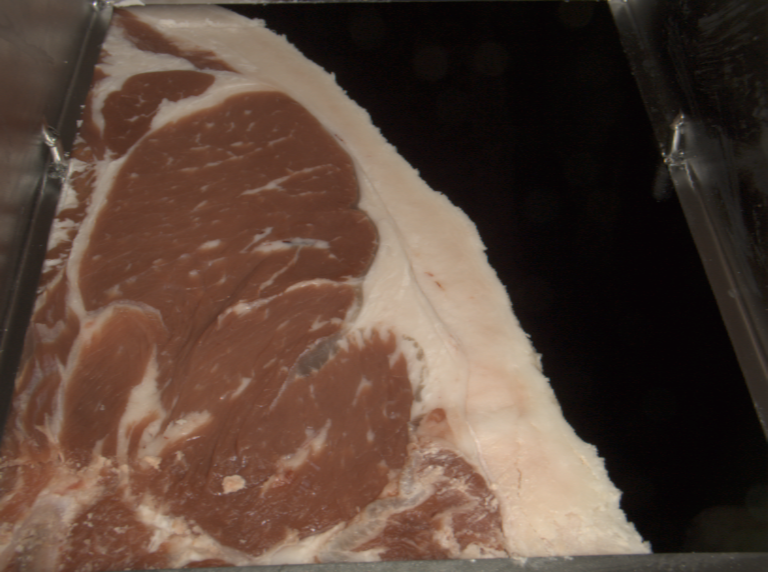
#> input picture smallvalset/00001007-2.tif, 768 x 572 px, found by its file name
$ python testCV.py
#> lines starting #> are read from the running program, lines starting #| are printed output that depends on the picture; after the words box and inside, x2 and y2 are one past the last pixel; in counts of white or black regions, pixels touching at a corner belong together; long printed decimals are rounded
import cv2
import numpy as np

# Function to preprocess an image
def preprocess_image(image_path):
    # Read the image in grayscale
    gray_img = cv2.imread(image_path, cv2.IMREAD_GRAYSCALE)
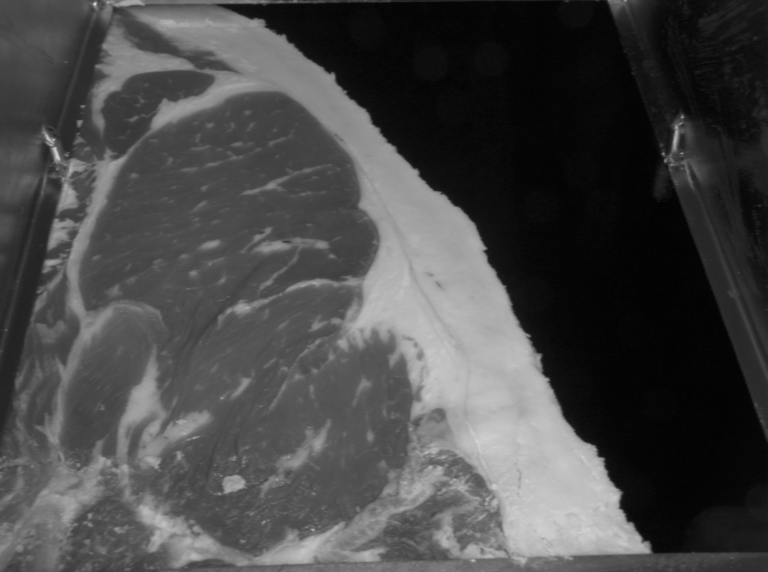
#> gray_img: shape (572, 768); min 3, max 218, mean 72.1

    # Apply thresholding to segment the meat portion
    _, binary_img = cv2.threshold(gray_img, 110, 255, cv2.THRESH_BINARY)
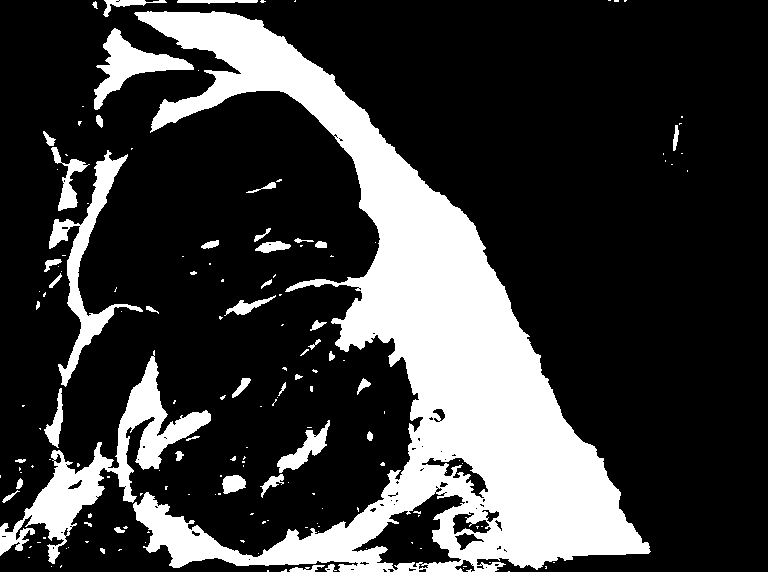
#> binary_img: shape (572, 768); 23.4% white; 162 white regions (115 under 20 px), largest, box (x1, y1, x2, y2) and area: (133, 11, 651, 572) 81159, (0, 350, 211, 564) 8832, (49, 150, 143, 387) 4004

    # Invert the binary image
    binary_img = cv2.bitwise_not(binary_img)
#> binary_img: shape (572, 768); 76.6% white; 162 black regions (115 under 20 px)

    # Find contours in the binary image
    contours, _ = cv2.findContours(binary_img, cv2.RETR_EXTERNAL, cv2.CHAIN_APPROX_SIMPLE)
#> contours = 54 contours, 45 with area under 20; largest, box (x1, y1, x2, y2) and area: (0, 0, 768, 572) 339459, (352, 486, 465, 570) 3439, (422, 458, 488, 498) 562, (453, 512, 491, 534) 378, (455, 533, 484, 550) 173

    # Find the contour with the largest area
    largest_contour = max(contours, key=cv2.contourArea)
#> largest_contour = contour of 2469 points, box (x1, y1, x2, y2) (0, 0, 768, 572), area 339459

    # Create a mask for the largest contour
    mask = np.zeros_like(gray_img)
    cv2.drawContours(mask, [largest_contour], -1, 255, thickness=cv2.FILLED)
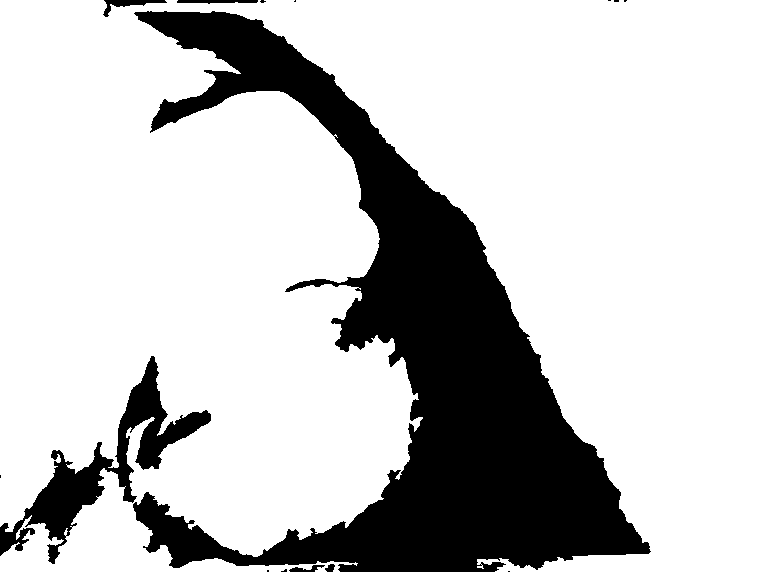
#> mask: shape (572, 768); 78% white; 15 black regions (9 under 20 px), largest, box (x1, y1, x2, y2) and area: (133, 11, 651, 572) 86760, (0, 356, 211, 564) 8887, (103, 0, 167, 17) 338, (177, 0, 258, 4) 240, (289, 565, 325, 572) 122, (325, 564, 335, 572) 55

    # Apply the mask to the original grayscale image to extract the meat portion
    meat_portion = cv2.bitwise_and(gray_img, gray_img, mask=mask)
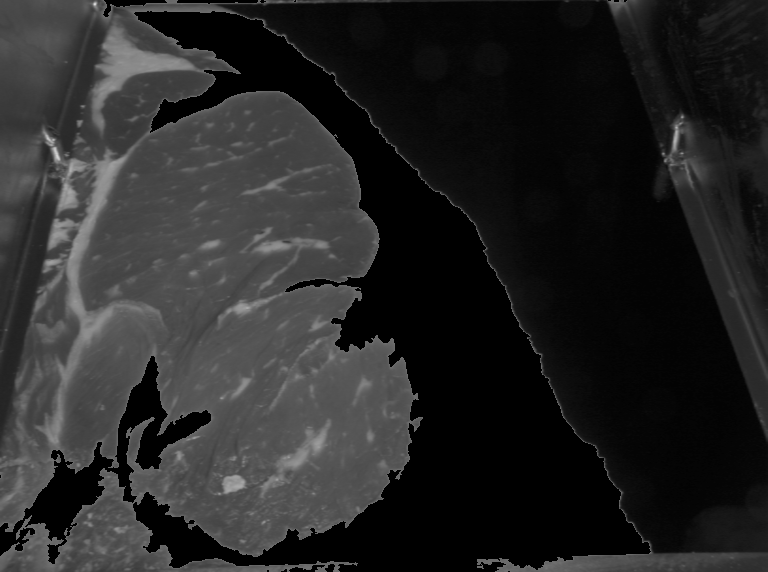
#> meat_portion: shape (572, 768); min 0, max 218, mean 38.4

    return meat_portion

# Function to extract features from an image
def extract_features(image):
    # Define thresholds for fat and meat
    fat_threshold = 100
    meat_threshold = 200

    # Calculate the total number of pixels in the image
    total_pixels = image.shape[0] * image.shape[1]
#> total_pixels = 439296

    # Initialize counters for fat and meat pixels
    fat_pixels = 0
    meat_pixels = 0

    # Iterate through each pixel in the image
    for row in image:
        for pixel in row:
            if pixel < fat_threshold:
                fat_pixels += 1
            elif fat_threshold <= pixel < meat_threshold:
                meat_pixels += 1
#> after the loop, fat_pixels = 415374; meat_pixels = 23910

    # Calculate the percentage of fat and meat pixels
    fat_percentage = (fat_pixels / total_pixels) * 100
#> fat_percentage = 94.55
    meat_percentage = (meat_pixels / total_pixels) * 100
#> meat_percentage = 5.44

    return fat_percentage, meat_percentage


# Load an example image
image_path = './Path1 Challenge Images for Validation/00001007-2.tif'

# Preprocess the image
processed_image = preprocess_image(image_path)

# Extract features from the processed image
features = extract_features(processed_image)
#> features = (94.55, 5.44)

# Display the processed image and extracted features
cv2.imshow('Processed Image', processed_image)
print('Percentage of Gray Fat Content:', features)
#| Percentage of Gray Fat Content: (94.554, 5.443)
cv2.waitKey(0)
cv2.destroyAllWindows()

$ run again, with smallvalset/00001001-2.tif copied over smallvalset/00001007-2.tif
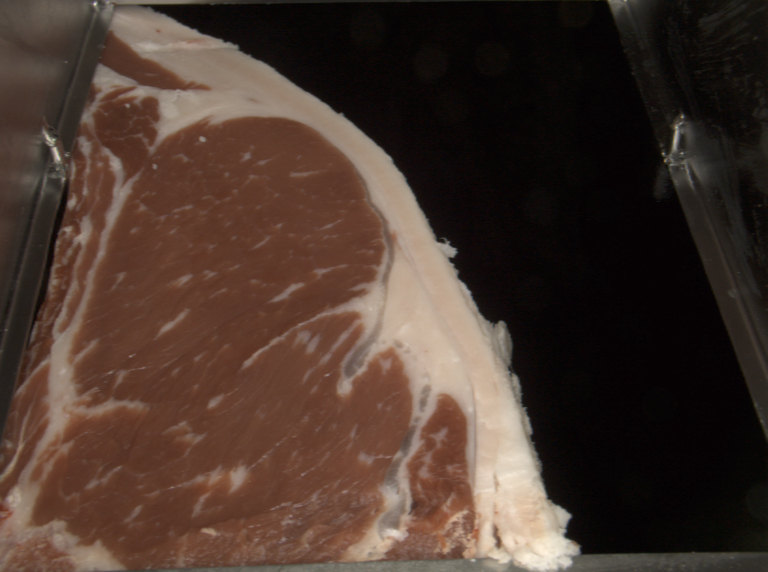
#> input picture smallvalset/00001001-2.tif, 768 x 572 px, found by its file name
#> in preprocess_image, `_, binary_img = cv2.threshold(gray_img, 110, 255, cv2.THRESH_BINARY)`:
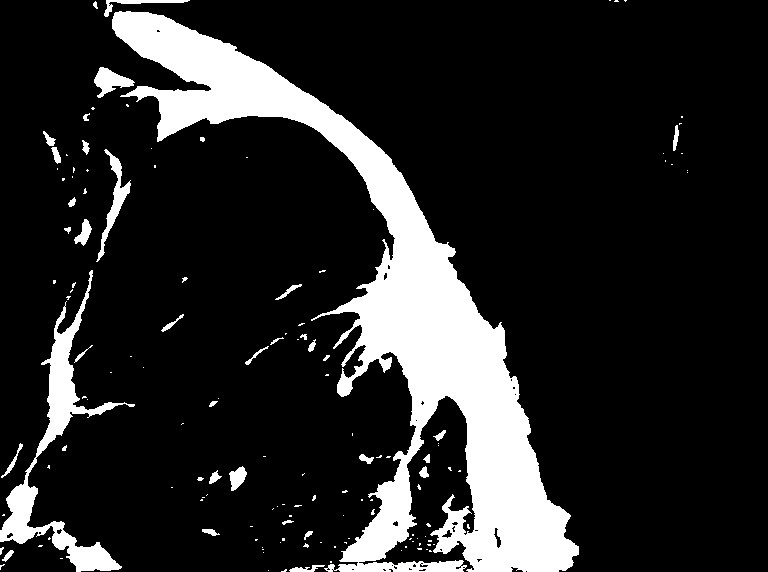
#> binary_img: shape (572, 768); 15.3% white; 142 white regions (104 under 20 px), largest, box (x1, y1, x2, y2) and area: (112, 11, 579, 572) 56106, (0, 270, 135, 572) 6381, (96, 149, 131, 262) 851
#> contours = 33 contours, 28 with area under 20; largest, box (x1, y1, x2, y2) and area: (0, 0, 768, 572) 363080, (359, 396, 475, 572) 7514, (0, 526, 76, 572) 2089, (494, 528, 501, 548) 38, (442, 530, 452, 538) 25
#> largest_contour = contour of 1883 points, box (x1, y1, x2, y2) (0, 0, 768, 572), area 363080
#> mask: shape (572, 768); 83.3% white; 8 black regions (4 under 20 px), largest, box (x1, y1, x2, y2) and area: (112, 11, 579, 572) 64277, (0, 270, 135, 572) 8651, (104, 0, 190, 17) 327, (289, 565, 325, 572) 129
#> in preprocess_image, `meat_portion = cv2.bitwise_and(gray_img, gray_img, mask=mask)`:
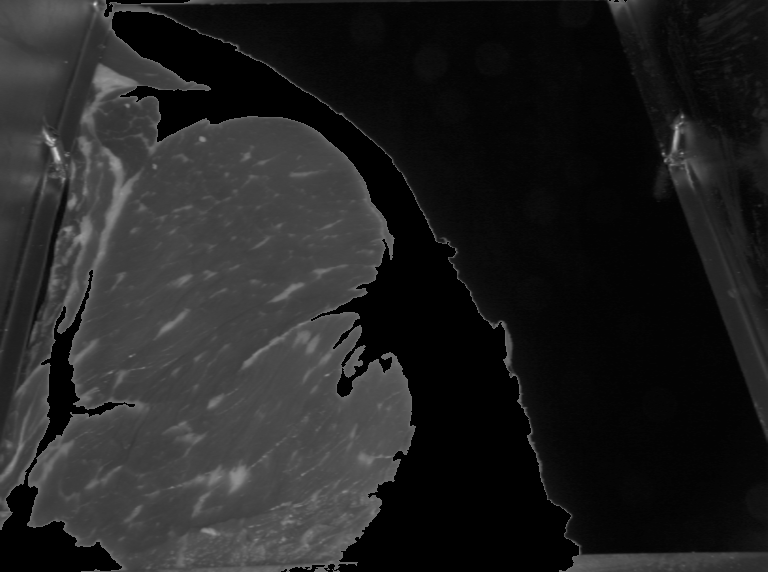
#> meat_portion: shape (572, 768); min 0, max 209, mean 34.4
#> after the loop in extract_features, `for row in image:`: fat_pixels = 427498; meat_pixels = 11790
#> fat_percentage = 97.31
#> meat_percentage = 2.68
#> features = (97.31, 2.68)
#| Percentage of Gray Fat Content: (97.314, 2.684)

$ run again, with smallvalset/00001002-2.tif copied over smallvalset/00001007-2.tif
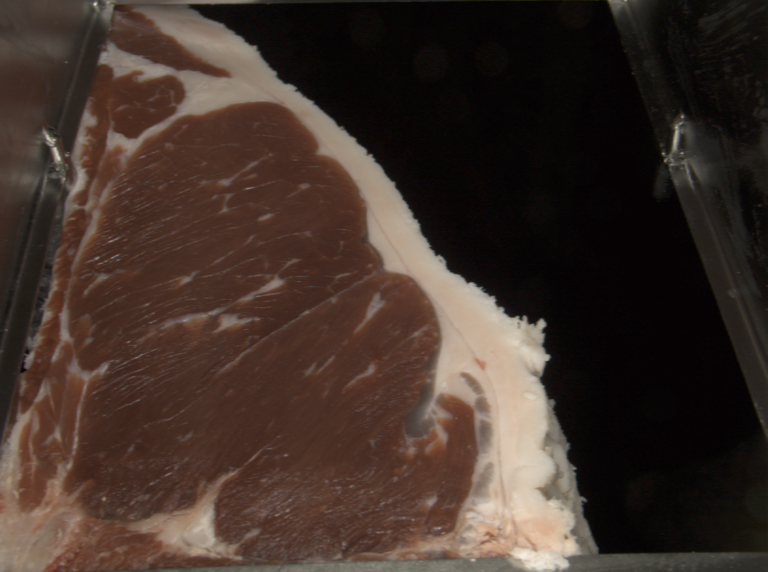
#> input picture smallvalset/00001002-2.tif, 768 x 572 px, found by its file name
#> in preprocess_image, `_, binary_img = cv2.threshold(gray_img, 110, 255, cv2.THRESH_BINARY)`:
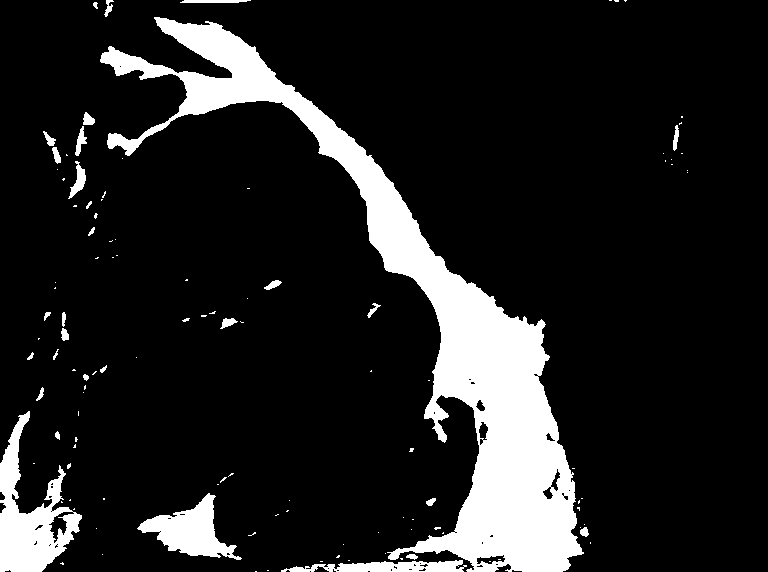
#> binary_img: shape (572, 768); 13% white; 115 white regions (85 under 20 px), largest, box (x1, y1, x2, y2) and area: (100, 17, 584, 572) 44867, (0, 411, 82, 572) 5570, (137, 493, 242, 560) 2984
#> contours = 42 contours, 32 with area under 20; largest, box (x1, y1, x2, y2) and area: (0, 0, 768, 572) 383650, (477, 555, 505, 564) 108, (543, 469, 560, 499) 106, (479, 422, 488, 445) 90, (495, 564, 511, 572) 51
#> largest_contour = contour of 1724 points, box (x1, y1, x2, y2) (0, 0, 768, 572), area 383650
#> mask: shape (572, 768); 87.9% white; 9 black regions (4 under 20 px), largest, box (x1, y1, x2, y2) and area: (100, 17, 584, 572) 45498, (0, 411, 82, 572) 5686, (281, 560, 464, 572) 1515, (180, 0, 251, 3) 191, (104, 0, 114, 17) 78
#> in preprocess_image, `meat_portion = cv2.bitwise_and(gray_img, gray_img, mask=mask)`:
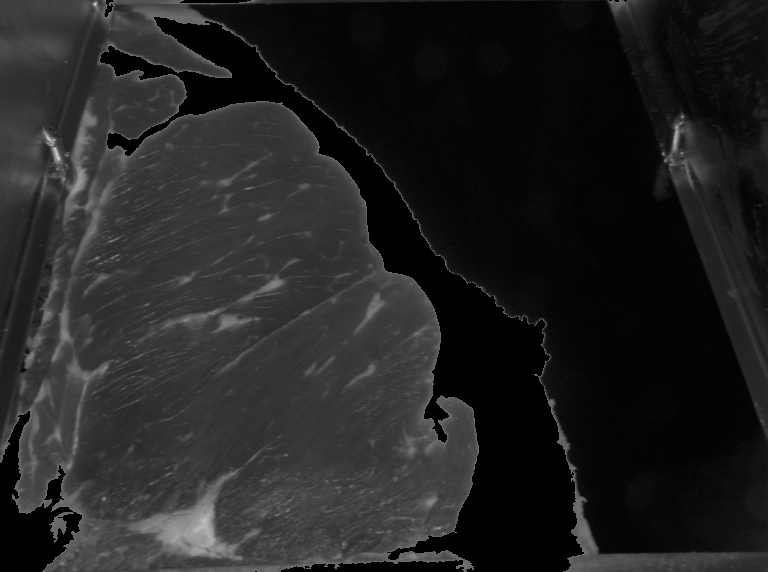
#> meat_portion: shape (572, 768); min 0, max 212, mean 34.3
#> after the loop in extract_features, `for row in image:`: fat_pixels = 427109; meat_pixels = 12182
#> fat_percentage = 97.23
#> meat_percentage = 2.77
#> features = (97.23, 2.77)
#| Percentage of Gray Fat Content: (97.226, 2.773)

$ run again, with smallvalset/00001003-2.tif copied over smallvalset/00001007-2.tif
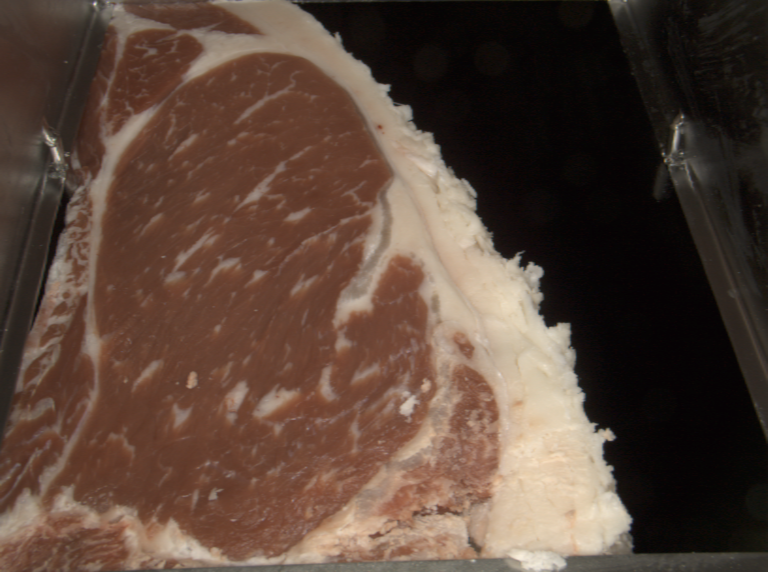
#> input picture smallvalset/00001003-2.tif, 768 x 572 px, found by its file name
#> in preprocess_image, `_, binary_img = cv2.threshold(gray_img, 110, 255, cv2.THRESH_BINARY)`:
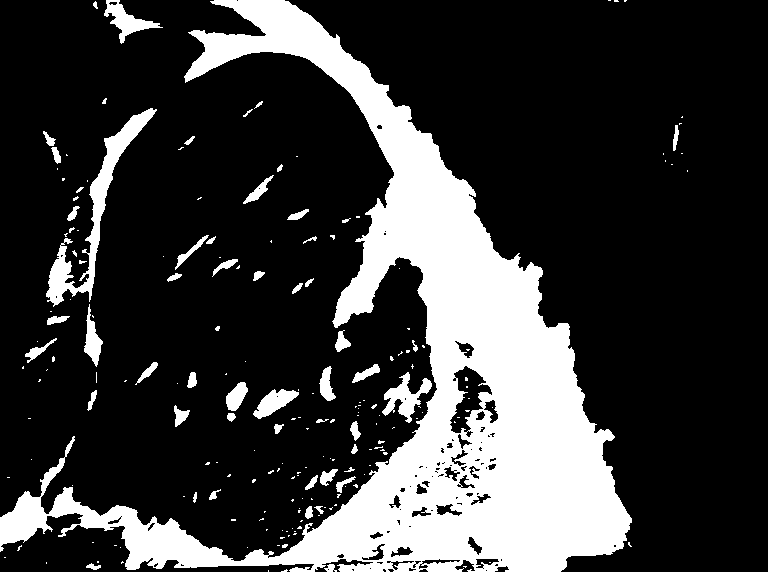
#> binary_img: shape (572, 768); 22.6% white; 200 white regions (147 under 20 px), largest, box (x1, y1, x2, y2) and area: (0, 0, 632, 572) 87374, (46, 108, 157, 307) 3511, (382, 372, 432, 423) 982
#> contours = 87 contours, 59 with area under 20; largest, box (x1, y1, x2, y2) and area: (0, 0, 437, 561) 189949, (285, 0, 768, 572) 148266, (0, 513, 314, 572) 5976, (450, 366, 492, 437) 1194, (315, 559, 373, 572) 146
#> largest_contour = contour of 1058 points, box (x1, y1, x2, y2) (0, 0, 437, 561), area 189949
#> mask: shape (572, 768); 43.5% white; 1 white region, box (x1, y1, x2, y2) and area: (0, 0, 437, 561) 191221
#> in preprocess_image, `meat_portion = cv2.bitwise_and(gray_img, gray_img, mask=mask)`:
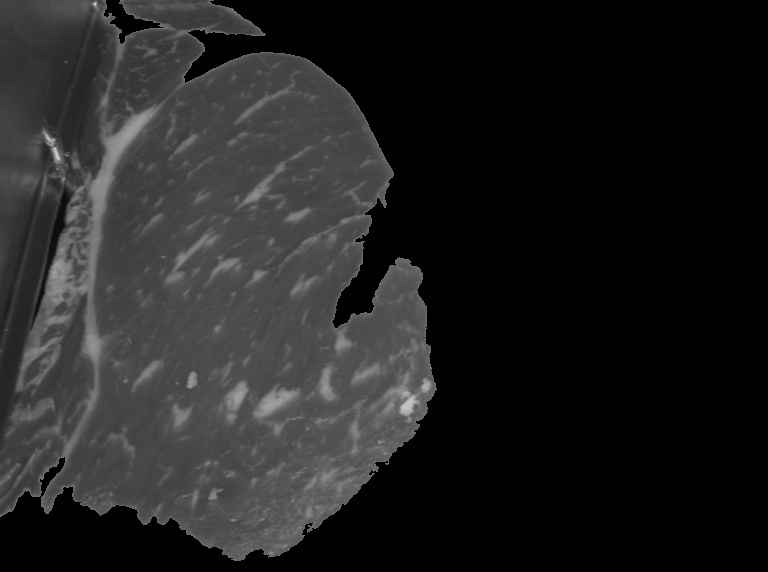
#> meat_portion: shape (572, 768); min 0, max 210, mean 33.4
#> after the loop in extract_features, `for row in image:`: fat_pixels = 417575; meat_pixels = 21713
#> fat_percentage = 95.06
#> meat_percentage = 4.94
#> features = (95.06, 4.94)
#| Percentage of Gray Fat Content: (95.055, 4.943)
